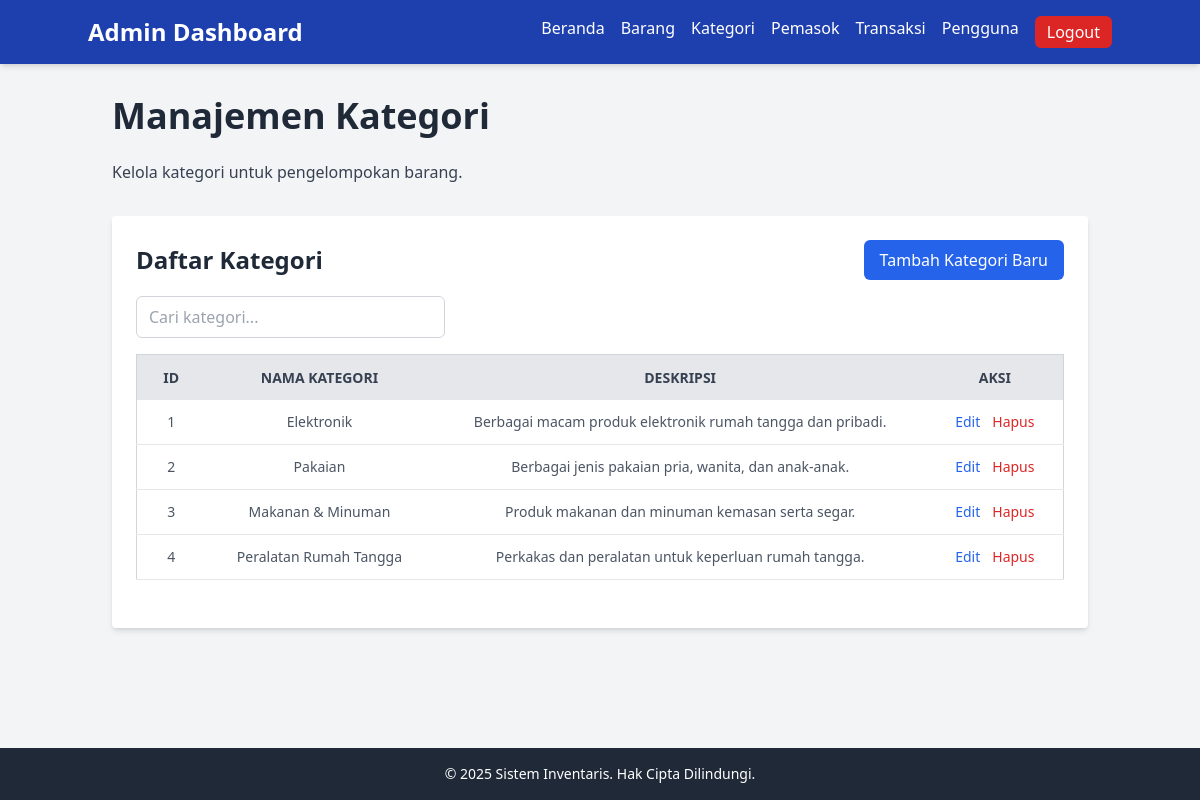
The app's page /views/admin/categories.php (signed in), older data.
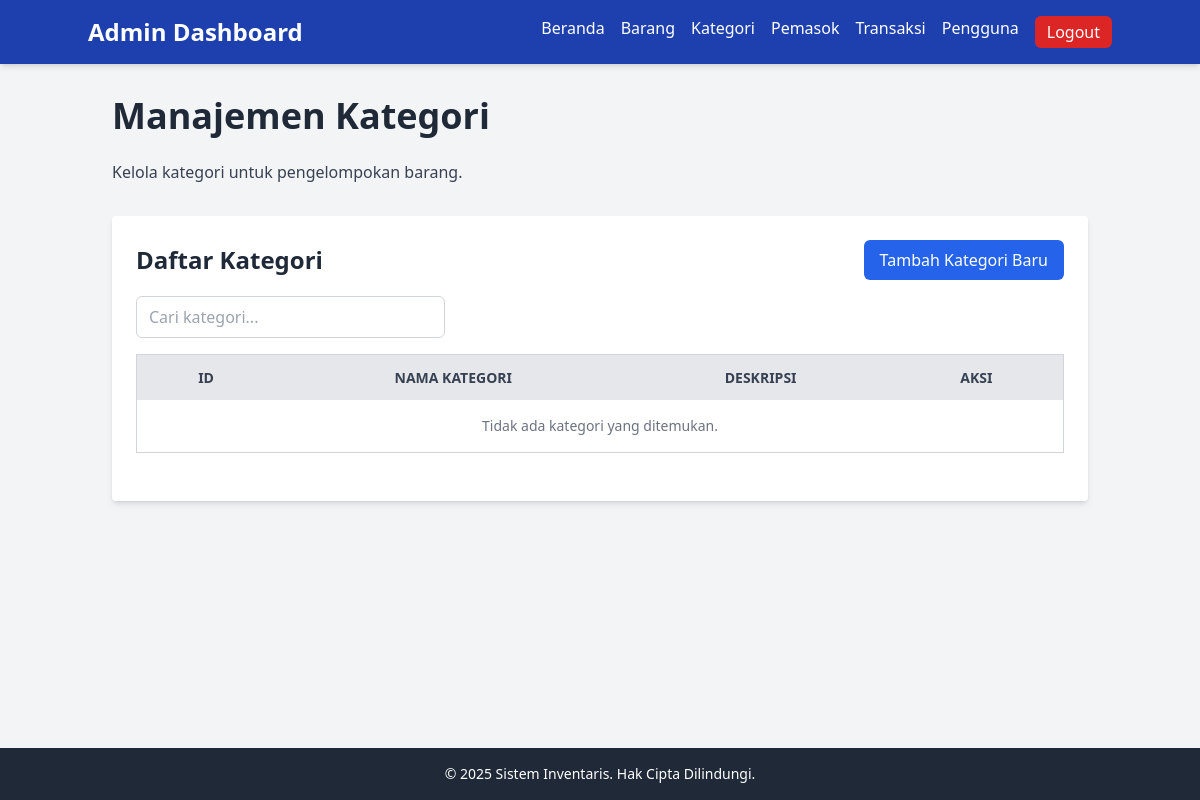
The same page, newer data.
### tables this page shows
CREATE TABLE IF NOT EXISTS kategori (
    id INT AUTO_INCREMENT PRIMARY KEY,
    nama_kategori VARCHAR(255) NOT NULL UNIQUE,
    deskripsi TEXT,
    created_at TIMESTAMP DEFAULT CURRENT_TIMESTAMP,
    updated_at TIMESTAMP DEFAULT CURRENT_TIMESTAMP ON UPDATE CURRENT_TIMESTAMP
);

### views/admin/categories.php (the view, shortened to what this page needs)
<?php
    include_once __DIR__ . '/../../src/db.php';
    $categories = $conn->query("SELECT * FROM kategori ORDER BY id ASC");
?>
<!DOCTYPE html>
<html lang="id">
<head>
    <script src="https://cdn.tailwindcss.com"></script>
    <link rel="stylesheet" href="../../assets/css/style.css">
</head>
<body class="bg-gray-100 font-sans flex min-h-screen flex-col">
    <?php include_once 'components/navbar.php' ?>
    <main class="container mx-auto px-6 py-8 flex-grow">
        <h1 class="text-4xl font-bold text-gray-800 mb-6">Manajemen Kategori</h1>
        <p class="text-gray-700 mb-8">Kelola kategori untuk pengelompokan barang.</p>
        <div class="bg-white p-6 rounded shadow-md">
            <div class="flex justify-between items-center mb-4">
                <h2 class="text-2xl font-semibold text-gray-800">Daftar Kategori</h2>
                <button onclick="openAddModal()" class="bg-blue-600 text-white px-4 py-2 rounded-md hover:bg-blue-700 transition duration-300">Tambah Kategori Baru</button>
            </div>
            <div class="mb-4">
                <input type="text" id="categorySearch" placeholder="Cari kategori..." class="px-3 py-2 border border-gray-300 rounded-md focus:outline-none focus:ring-2 focus:ring-blue-500 w-full md:w-1/3">
            </div>
            <div class="overflow-x-auto">
                <table class="min-w-full bg-white border border-gray-300 rounded-lg">
                    <thead>
                        <tr class="bg-gray-200 text-gray-700 uppercase text-sm leading-normal">
                            <th class="py-3 px-6">ID</th>
                            <th class="py-3 px-6">Nama Kategori</th>
                            <th class="py-3 px-6">Deskripsi</th>
                            <th class="py-3 px-6">Aksi</th>
                        </tr>
                    </thead>
                    <tbody class="text-gray-600 text-sm font-light text-center" id="categoryTableBody">
                        <?php if ($categories && $categories->num_rows > 0) : ?>
                            <?php while ($row = $categories->fetch_assoc()) : ?>
                                <tr class="border-b border-gray-200 hover:bg-gray-100">
                                    <td class="py-3 px-6  whitespace-nowrap"><?= htmlspecialchars($row['id']) ?></td>
                                    <td class="py-3 px-6 "><?= htmlspecialchars($row['nama_kategori']) ?></td>
                                    <td class="py-3 px-6 "><?= htmlspecialchars($row['deskripsi']) ?></td>
                                    <td class="py-3 px-6 text-center">
                                        <div class="flex item-center justify-center space-x-3">
                                            <button onclick='openEditModal(<?= json_encode($row) ?>)' class="text-blue-600 hover:underline font-normal">Edit</button>
                                            <a href="../../controllers/admin/categories.php?delete=<?= $row['id'] ?>" onclick="return confirm('Yakin ingin menghapus kategori ini?')" class="text-red-600 hover:underline font-normal">Hapus</a>
                                        </div>
                                    </td>
                                </tr>
                            <?php endwhile; ?>
                        <?php else : ?>
                            <tr>
                                <td colspan="4" class="py-4 px-6 text-center text-gray-500">
                                    <?php echo isset($error_message) ? $error_message : "Tidak ada kategori yang ditemukan."; ?>
                                </td>
                            </tr>
                        <?php endif; ?>
                    </tbody>
                </table>
            </div>
        </div>
    </main>
    <?php include_once 'components/footer.php' ?>
</body>
</html>

Row changes from the older to the newer data that the page shows:
removed kategori: id "1", nama_kategori "Elektronik", deskripsi "Berbagai macam produk elektronik rumah tangga dan pribadi."
removed kategori: id "2", nama_kategori "Pakaian", deskripsi "Berbagai jenis pakaian pria, wanita, dan anak-anak."
removed kategori: id "3", nama_kategori "Makanan & Minuman", deskripsi "Produk makanan dan minuman kemasan serta segar."
removed kategori: id "4", nama_kategori "Peralatan Rumah Tangga", deskripsi "Perkakas dan peralatan untuk keperluan rumah tangga."
Text that changed along with them:
text now shown: "Tidak ada kategori yang ditemukan."
